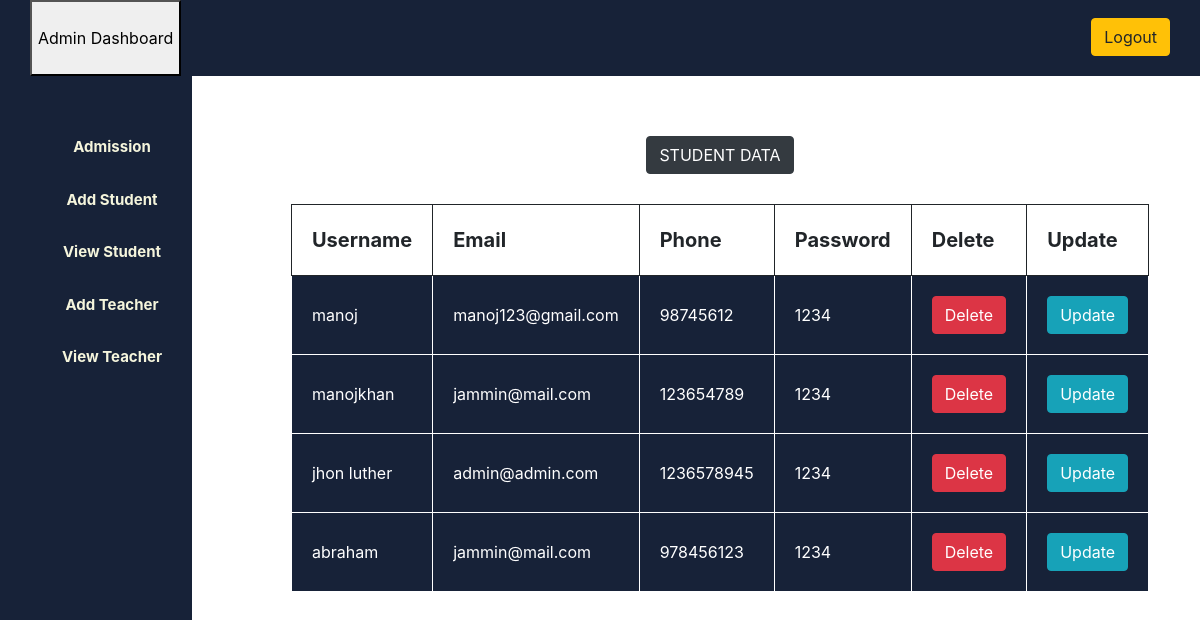
The app's page /viewstudent.php (signed in) with its own data.
### tables this page shows
CREATE TABLE `user` (
  `id` int(11) NOT NULL,
  `username` varchar(255) DEFAULT NULL,
  `phone` int(50) DEFAULT NULL,
  `email` varchar(255) DEFAULT NULL,
  `usertype` varchar(255) DEFAULT NULL,
  `password` varchar(255) DEFAULT NULL
);

### viewstudent.php (the view, shortened to what this page needs)
<?php
$host="localhost";
$user="root";
$password="";
$db="schoolproject";
$data=mysqli_connect($host,$user,$password,$db);
$sql="SELECT * from user WHERE usertype='student'";
$result=mysqli_query($data,$sql);
?>
<!DOCTYPE html>
<html lang="en">
<head>
    <?php
include 'admincss.php';
?>
</head>
<body>
<?php
include 'adminsidebar.php';
?>
<div class="adcontent">
    <center>
    <button class="btn btn-dark">STUDENT DATA</button>
<table>
<tr>
    <th class="tableth" >Username</th>
    <th class="tableth">Email</th>
    <th class="tableth">Phone</th>
    <th class="tableth">Password</th>
    <th class="tableth">Delete</th>
    <th class="tableth">Update</th>
</tr>
<?php
while($info=$result->fetch_assoc()){
?>
<tr>
    <td class="tabletds"><?php echo"{$info['username']}";
    ?></td>
    <td class="tabletds"><?php echo"{$info['email']}";
    ?></td>
    <td class="tabletds"><?php echo"{$info['phone']}";
    ?></td>
    <td class="tabletds"><?php echo"{$info['password']}";
    ?></td>
    <td class="tabletds"><?php echo"<a class='btn btn-danger' onClick=\"javascript:return confirm('Are You Sure To Delete');\" href='delete.php?student_id={$info['id']}'> Delete </a>";
    ?></td>
    <td class=tabletds><?php echo "<a class='btn btn-info' href='updatestudent.php?student_id={$info['id']}'> Update </a>";
    ?></td>
</tr>
<?php
}
?>
</table>
</center>
</div>
</body>
</html>

### admin.css (style rules this page uses)
.adcontent { margin-top: 5%; margin-left: 20%; }
table, th, tr ,td { border: 1px solid; }
.tabletds { background-color: #172238; color:#fff; padding: 20px; }
.tableth { padding:20px; font-size:20px; }
.adcontent button { margin-bottom: 30px; }

### records on screen
user: username "manoj", email "manoj123@gmail.com", phone "98745612", password "1234"
user: username "manojkhan", email "jammin@mail.com", phone "123654789", password "1234"
user: username "jhon luther", email "admin@admin.com", phone "1236578945", password "1234"
user: username "abraham", email "jammin@mail.com", phone "978456123", password "1234"
